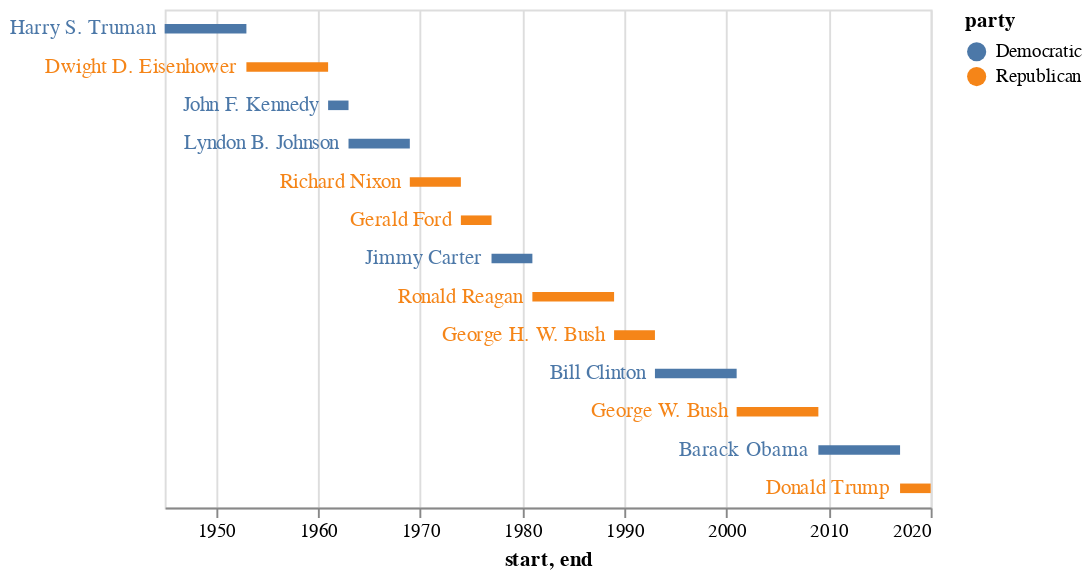

The code cell stored with this chart in its notebook:
### Markdown cell above
The following chart consists of two parts: `bars` and `labels`. The former will be the main bar chart representing the time spans of the presidencies, and the latter will add the presidents' names. This way we can position the labels right next to the bars, much nicer!

### Code cell
# we add height as a parameter to make the time spans appear less clunky
bars = alt.Chart(presidents).mark_bar(height=5).encode(
    # this time we need two columns for x-position
    x='start', x2='end',
    # we sort by start dates and hide the axis, as names are added below
    y=alt.Y('name', sort='x', axis=None),
    color="party"
)

# the labels are added to the barchart using the mark_text command
labels = bars.mark_text(align='right', dx=-5).encode(text='name')

# both charts integrated into a layered chart through the magic of a plus sign
bars + labels

### Figure 1 — Vega-Lite specification as saved in the notebook (floating-point values rounded to 4 significant figures)
{"config": {"view": {"continuousWidth": 400, "continuousHeight": 300}}, "layer": [{"mark": {"type": "bar", "height": 5}, "encoding": {"color": {"type": "nominal", "field": "party"}, "x": {"type": "temporal", "field": "start"}, "x2": {"field": "end"}, "y": {"type": "nominal", "axis": null, "field": "name", "sort": "x"}}}, {"mark": {"type": "text", "align": "right", "dx": -5}, "encoding": {"color": {"type": "nominal", "field": "party"}, "text": {"type": "nominal", "field": "name"}, "x": {"type": "temporal", "field": "start"}, "x2": {"field": "end"}, "y": {"type": "nominal", "axis": null, "field": "name", "sort": "x"}}}], "data": {"name": "data-237d1cd70d3694ce4cffcdb4e394c7e1"}, "$schema": "https://vega.github.io/schema/vega-lite/v4.8.1.json", "datasets": {"data-237d1cd70d3694ce4cffcdb4e394c7e1": [{"name": "Harry S. Truman", "start": "1945-01-01T00:00:00", "end": "1953-01-01T00:00:00", "party": "Democratic"}, {"name": "Dwight D. Eisenhower", "start": "1953-01-01T00:00:00", "end": "1961-01-01T00:00:00", "party": "Republican"}, {"name": "John F. Kennedy", "start": "1961-01-01T00:00:00", "end": "1963-01-01T00:00:00", "party": "Democratic"}, {"name": "Lyndon B. Johnson", "start": "1963-01-01T00:00:00", "end": "1969-01-01T00:00:00", "party": "Democratic"}, {"name": "Richard Nixon", "start": "1969-01-01T00:00:00", "end": "1974-01-01T00:00:00", "party": "Republican"}, {"name": "Gerald Ford", "start": "1974-01-01T00:00:00", "end": "1977-01-01T00:00:00", "party": "Republican"}, {"name": "Jimmy Carter", "start": "1977-01-01T00:00:00", "end": "1981-01-01T00:00:00", "party": "Democratic"}, {"name": "Ronald Reagan", "start": "1981-01-01T00:00:00", "end": "1989-01-01T00:00:00", "party": "Republican"}, {"name": "George H. W. Bush", "start": "1989-01-01T00:00:00", "end": "1993-01-01T00:00:00", "party": "Republican"}, {"name": "Bill Clinton", "start": "1993-01-01T00:00:00", "end": "2001-01-01T00:00:00", "party": "Democratic"}, {"name": "George W. Bush", "start": "2001-01-01T00:00:00", "end": "2009-01-01T00:00:00", "party": "Republican"}, {"name": "Barack Obama", "start": "2009-01-01T00:00:00", "end": "2017-01-01T00:00:00", "party": "Democratic"}, {"name": "Donald Trump", "start": "2017-01-01T00:00:00", "end": "2020-01-01T00:00:00", "party": "Republican"}]}}
